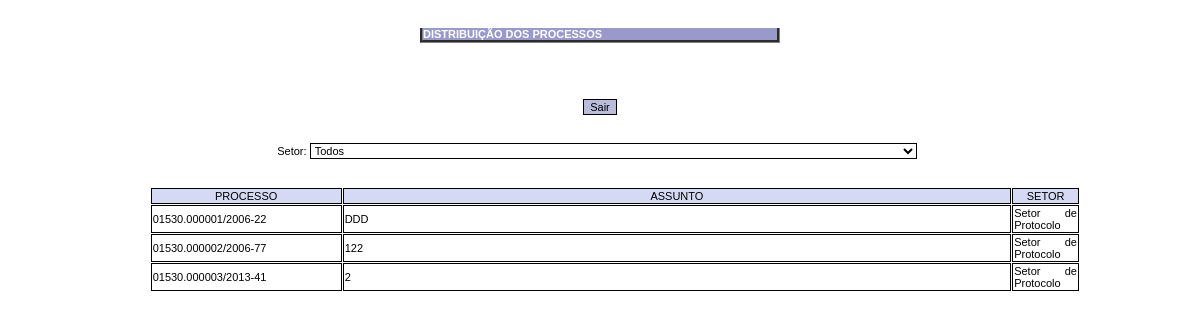
Page /rel_setor.php on the committed database.
### tables this page shows
CREATE TABLE `processo` (
  `idprocesso` int(100) NOT NULL AUTO_INCREMENT,
  `documento` varchar(100) DEFAULT NULL,
  `datadoc` date DEFAULT NULL,
  `numero` varchar(40) DEFAULT NULL,
  `dataent` date DEFAULT NULL,
  `nprocesso` varchar(50) DEFAULT NULL,
  `up` varchar(5) DEFAULT NULL,
  `processo` varchar(20) DEFAULT NULL,
  `ano` varchar(4) DEFAULT NULL,
  `dv` char(2) DEFAULT NULL,
  `procedencia` varchar(200) DEFAULT NULL,
  `setorsolicitante` varchar(200) DEFAULT NULL,
  `favorecido` varchar(200) DEFAULT NULL,
  `cpfcnpj` varchar(18) DEFAULT NULL,
  `assunto` longtext,
  `anexos` varchar(255) DEFAULT NULL,
  `volumes` int(3) DEFAULT '1',
  `folhas` int(4) DEFAULT '0',
  `observacoes` longtext,
  `setordestino` varchar(200) DEFAULT NULL,
  `localizacao` varchar(200) DEFAULT 'PROTOCOLO',
  `datasaida` date DEFAULT NULL,
  `situacao` int(1) DEFAULT '0',
  `datasit` date DEFAULT NULL,
  `data_cadastro` date DEFAULT NULL COMMENT 'Data Real do Cadastro',
  PRIMARY KEY (`idprocesso`)
);

### rel_setor.php (the view, shortened to what this page needs)
<HTML>
<HEAD>
<link href='auxiliar/styles.css' rel='stylesheet' type='text/css'>
</HEAD>
<body class='corpo'>
<center>
<br><br>
<TABLE width="30%" BORDER=0 align="center" CELLPADDING=0 CELLSPACING=0>
	<tr align='center'>
		<td align="center" colspan="5" class="titulo">
			<div align="center"><strong>DISTRIBUIÇÃO DOS PROCESSOS&nbsp;</strong></div>
		</td>
	</tr>
</TABLE>
<BR><BR>
<form action="rel_setor.php" method="POST" name="form" target="_self">
  <br>
  <br>
<input name="Voltar" value="Sair" class="botao" onClick="javascript: window.location.href='corpo_do_sistema.php';" type="button">
<BR><br><br>
<TABLE width="75%" BORDER=0 align="center" CELLPADDING=0 CELLSPACING=0 >
<tr>
<td><center>Setor:
<select name='pesqsetor'  class="caixa" onChange="form.submit();" >
				<?
					if ($pesqsetor<>'') {
						echo "<option value='$pesqsetor'>$pesqsetor</option>\n";
					} else {
						echo "<option value=''>Todos</option>\n";
					}
				 ?>
					</select>
&nbsp;</center></td></tr>
</TABLE><br>
<BR>
<TABLE width="80%" BORDER=0 align="center" cellpadding="1" cellspacing="1">
	<tr>
	  <td width="3%" style="visibility:hidden"><center>ID</center></td><td width="20%" class="caixadestaque"><center><a href="rel_setor.php?ordem=processo&pesqsetor=<? echo $pesqsetor; ?>">PROCESSO</a></center></td><td width="70%" class="caixadestaque"><center><a href="rel_setor.php?ordem=assunto&pesqsetor=<? echo $pesqsetor; ?>">ASSUNTO</a></center></td><td width="10%" class="caixadestaque"><center><a href="rel_setor.php?ordem=setor&pesqsetor=<? echo $pesqsetor; ?>">SETOR</a></center></td>
	</tr>
<?
		$sqlquery = "select P.nprocesso, P.assunto,P.localizacao from processo P";
		if ($pesqsetor!="") {
			$sqlquery = $sqlquery."  where localizacao = '".$pesqsetor."'";
		} else {
			$sqlquery = $sqlquery." where P.localizacao <> 'ARQUIVO'";
		}
		if ($ordem=="" || $ordem=="setor") {
			$sqlquery = $sqlquery."  order by localizacao";
		}
		$process = mysql_query($sqlquery) or die("Erro: " . mysql_error());
		if (mysql_num_rows($process) > 0) {
					while ($line = mysql_fetch_array($process)) {
						$processo = $line['nprocesso'];
						$assunto = $line['assunto'];
						$localizacao = $line['localizacao'];
						?>
						<tr>
							<td class="caixa"><? echo ($processo); ?></td><td class="caixa"><? echo ($assunto); ?></td><td class="caixa"><? echo ($localizacao); ?></td>
						</tr>
						<?
					}
		}
?>
</TABLE>
</form>
</center>
</HEAD>
</HTML>

### auxiliar/styles.css (style rules this page uses)
BODY { border: 0px; margin: 0px; }
body { width: 100%; background-color:#ffffff; scrollbar-face-color: #ffffff; scrollbar-highlight-color: #CCCC99; scrollbar-shadow-color:#CCCC99; sscrollbar-3dlight-color: #ffffff; scrollbar-arrow-color: #CCCC99; scrollbar-track-color:#ffffff; scrollbar-darkshadow-color:#ffffff; text-align: justify; font-size:11px; color:#000000; font-family: verdana,arial; margin-left:0; margin-top:0; }
td { font-size:11px; text-align: justify; font-family: verdana,arial; }
.corpo { font-size:12px; text-align:justify; color:#000000; }
.caixa { color: #000000; background-color: #FFFFFF; font-family: Verdana, Arial, Helvetica, sans-serif; font-size: 11px; border: 1px #000000 solid; text-decoration: none; }
.caixadestaque { color: #000000; background-color:#D6D9F3; font-family: Verdana, Arial, Helvetica, sans-serif; font-size: 11px; text-align:right; border: 1px #000000 solid; text-decoration: none; }
.titulo { background-color:#9999CC; font-family:: Verdana, Arial, Helvetica, sans-serif; text-align: center; font:larger; color:#FFFFFF; margin-left:0; font-family: ": Verdana", Arial, Helvetica, sans-serif; border-left-style: groove; border-left-color: inherit; border-left-width: medium; border-right-style: groove; border-right-color: inherit; border-right-width: medium; border-bottom-style: groove; border-bottom-color: inherit; border-bottom-width: medium; }
.botao { font-family: Verdana, Arial, Helvetica, sans-serif; font-size: 11px; text-decoration: none; background-color: #BABCDC; border: 1px #000000 solid; color: #000000; }
div { font-size:11px; font-family: verdana,arial; text-align: left; }
a { color:#000000; text-decoration:none;x }

### rows in the picture
processo: nprocesso "01530.000001/2006-22", assunto "DDD", localizacao "Setor de Protocolo"
processo: nprocesso "01530.000002/2006-77", assunto "122", localizacao "Setor de Protocolo"
processo: nprocesso "01530.000003/2013-41", assunto "2", localizacao "Setor de Protocolo"
